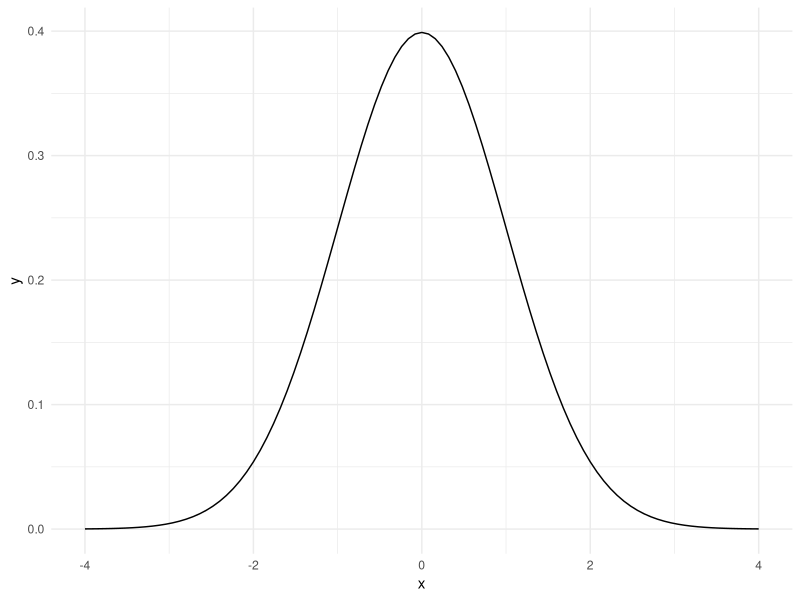
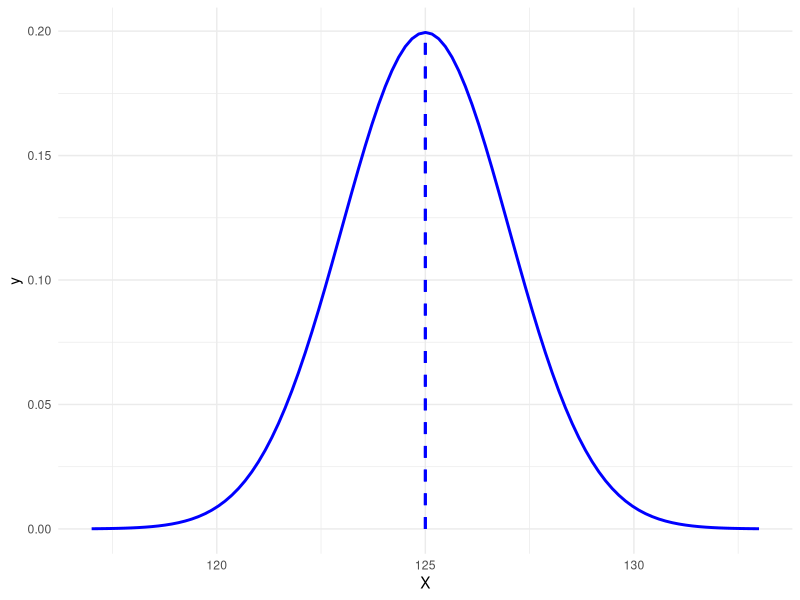

Source code (R) for these figures, in order:
## ---- chunk 1
library(ggplot2)
ggplot(data.frame(x = c(-4, 4)), aes(x = x)) +
  stat_function(fun = dnorm) +
  theme_minimal()
  
## ---- chunk 2
library(ggplot2)

Xmedia <- 125
Xdt <- 2

Xmin <- Xmedia-4*Xdt
Xmax <- Xmedia+4*Xdt

Ymax <- max(dnorm(Xmedia, Xmedia, Xdt))

ggplot(data.frame(X = c(Xmin, Xmax)), aes(x = X)) +
  stat_function(fun = dnorm, args = c(Xmedia, Xdt), 
                linewidth = 1, 
                colour = "blue") +
  geom_segment(aes(x = Xmedia, y = 0, xend = Xmedia, yend = Ymax), 
               linetype = "dashed", 
               linewidth = 1, 
               colour = "blue") +
  theme_minimal() +
  xlim(c(Xmin, Xmax))
